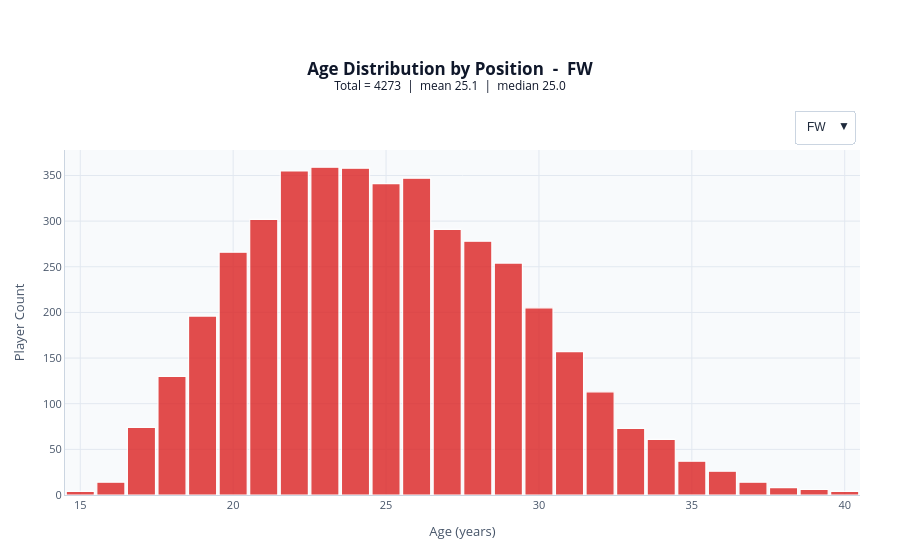

The notebook cell this image was saved under:
### Markdown cell above
#### 4.1.1 Age Distribution by Position

### Code cell
# data setup
positions = ['FW', 'MF', 'DF', 'GK']

POSITION_COLORS = {
    "FW": "#DC2626",   # red
    "MF": "#16A34A",   # green
    "DF": "#2563EB",   # blue
    "GK": "#CA8A04",   # amber
}
DEFAULT_COLOR = "#9333EA"

# build figure
fig = go.Figure()

all_stats = {}

for pi, pos in enumerate(positions):
    sub = df_original[df_original['pos'] == pos]['age']
    mu  = round(sub.mean(), 1)   if len(sub) else 0
    med = round(sub.median(), 1) if len(sub) else 0
    all_stats[pos] = {"mean": mu, "median": med, "n": len(sub)}
    color = POSITION_COLORS.get(pos, DEFAULT_COLOR)

    # histogram
    fig.add_trace(go.Histogram(
        x=sub,
        name=pos,
        visible=(pi == 0),
        marker=dict(
            color=color,
            opacity=0.82,
            line=dict(color="white", width=1.2),
        ),
        xbins={'size': 1},
        hovertemplate="Age: <b>%{x}</b><br>Players: <b>%{y}</b><extra></extra>",
    ))

    # mean line
    # fig.add_trace(go.Scatter(
    #     x=[mu, mu],
    #     y=[0, 9999],
    #     mode="lines",
    #     visible=(pi == 0),
    #     line=dict(color=color, dash="dash", width=2),
    #     showlegend=False,
    #     hovertemplate=f"Mean age: <b>{mu}</b><extra></extra>",
    # ))

# visibility helper
def vis(pi):
    v = [False] * len(fig.data)
    v[pi] = True
    return v

# dropdown buttons
buttons = []
for pi, pos in enumerate(positions):
    st = all_stats[pos]
    title = (
        f"<b>Age Distribution by Position  -  {pos}</b><br>"
        f"<sup>Total = {st['n']}  |  mean {st['mean']}  |  median {st['median']}</sup>"
    )
    buttons.append(dict(
        label=pos,
        method="update",
        args=[{"visible": vis(pi)}, {"title.text": title}],
    ))

# initial title
st0 = all_stats[positions[0]]
init_title = (
    f"<b>Age Distribution by Position  -  {positions[0]}</b><br>"
    f"<sup>Total = {st0['n']}  |  mean {st0['mean']}  |  median {st0['median']}</sup>"
)

# layout
fig.update_layout(
    template="plotly_white",
    paper_bgcolor="white",
    plot_bgcolor="#F8FAFC",

    title=dict(
        text=init_title,
        x=0.5,
        xanchor="center",
        font=dict(size=17, color="#0F172A"),
    ),

    xaxis=dict(
        title=dict(text="Age (years)", font=dict(size=13, color="#475569")),
        gridcolor="#E2E8F0",
        tickfont=dict(color="#475569", size=11),
        zeroline=False,
        showline=True,
        linecolor="#CBD5E1",
    ),
    yaxis=dict(
        title=dict(text="Player Count", font=dict(size=13, color="#475569")),
        gridcolor="#E2E8F0",
        tickfont=dict(color="#475569", size=11),
        zeroline=False,
        showline=True,
        linecolor="#CBD5E1",
    ),

    updatemenus=[dict(
        direction="down",
        showactive=True,
        bgcolor="white",
        bordercolor="#CBD5E1",
        borderwidth=1,
        font=dict(color="#1E293B", size=12, family="Arial"),
        buttons=buttons,
        pad={"r": 10, "t": 10},
        x=0.917, xanchor="left",
        y=1.145, yanchor="top",
    )],

    hovermode="x unified",
    hoverlabel=dict(
        bgcolor="white",
        bordercolor="#CBD5E1",
        font_size=12,
        font_color="#0F172A",
        font_family="Arial",
    ),
    bargap=0.08,
    height=560,
    margin=dict(t=150, l=65, r=40, b=65),
    showlegend=False,
)

fig.show()

### Figure 1 — Plotly figure (JSON) as saved in the notebook; plotly's stock layout.template omitted (floating-point values rounded to 4 significant figures; data arrays with more than 128 entries replaced by an {"elided": "..."} marker saying what was removed)
{"data": [{"hovertemplate": "Age: <b>%{x}</b><br>Players: <b>%{y}</b><extra></extra>", "marker": {"color": "#DC2626", "line": {"color": "white", "width": 1.2}, "opacity": 0.82}, "name": "FW", "type": "histogram", "visible": true, "x": {"elided": "4273 int values"}, "xbins": {"size": 1}}, {"hovertemplate": "Age: <b>%{x}</b><br>Players: <b>%{y}</b><extra></extra>", "marker": {"color": "#16A34A", "line": {"color": "white", "width": 1.2}, "opacity": 0.82}, "name": "MF", "type": "histogram", "visible": false, "x": {"elided": "5906 int values"}, "xbins": {"size": 1}}, {"hovertemplate": "Age: <b>%{x}</b><br>Players: <b>%{y}</b><extra></extra>", "marker": {"color": "#2563EB", "line": {"color": "white", "width": 1.2}, "opacity": 0.82}, "name": "DF", "type": "histogram", "visible": false, "x": {"elided": "6686 int values"}, "xbins": {"size": 1}}, {"hovertemplate": "Age: <b>%{x}</b><br>Players: <b>%{y}</b><extra></extra>", "marker": {"color": "#CA8A04", "line": {"color": "white", "width": 1.2}, "opacity": 0.82}, "name": "GK", "type": "histogram", "visible": false, "x": {"elided": "1378 int values"}, "xbins": {"size": 1}}], "layout": {"bargap": 0.08, "height": 560, "hoverlabel": {"bgcolor": "white", "bordercolor": "#CBD5E1", "font": {"color": "#0F172A", "family": "Arial", "size": 12}}, "hovermode": "x unified", "margin": {"b": 65, "l": 65, "r": 40, "t": 150}, "paper_bgcolor": "white", "plot_bgcolor": "#F8FAFC", "showlegend": false, "title": {"font": {"color": "#0F172A", "size": 17}, "text": "<b>Age Distribution by Position  -  FW</b><br><sup>Total = 4273  |  mean 25.1  |  median 25.0</sup>", "x": 0.5, "xanchor": "center"}, "updatemenus": [{"bgcolor": "white", "bordercolor": "#CBD5E1", "borderwidth": 1, "buttons": [{"args": [{"visible": [true, false, false, false]}, {"title.text": "<b>Age Distribution by Position  -  FW</b><br><sup>Total = 4273  |  mean 25.1  |  median 25.0</sup>"}], "label": "FW", "method": "update"}, {"args": [{"visible": [false, true, false, false]}, {"title.text": "<b>Age Distribution by Position  -  MF</b><br><sup>Total = 5906  |  mean 25.1  |  median 25.0</sup>"}], "label": "MF", "method": "update"}, {"args": [{"visible": [false, false, true, false]}, {"title.text": "<b>Age Distribution by Position  -  DF</b><br><sup>Total = 6686  |  mean 25.6  |  median 25.0</sup>"}], "label": "DF", "method": "update"}, {"args": [{"visible": [false, false, false, true]}, {"title.text": "<b>Age Distribution by Position  -  GK</b><br><sup>Total = 1378  |  mean 28.1  |  median 28.0</sup>"}], "label": "GK", "method": "update"}], "direction": "down", "font": {"color": "#1E293B", "family": "Arial", "size": 12}, "pad": {"r": 10, "t": 10}, "showactive": true, "x": 0.917, "xanchor": "left", "y": 1.145, "yanchor": "top"}], "xaxis": {"gridcolor": "#E2E8F0", "linecolor": "#CBD5E1", "showline": true, "tickfont": {"color": "#475569", "size": 11}, "title": {"font": {"color": "#475569", "size": 13}, "text": "Age (years)"}, "zeroline": false}, "yaxis": {"gridcolor": "#E2E8F0", "linecolor": "#CBD5E1", "showline": true, "tickfont": {"color": "#475569", "size": 11}, "title": {"font": {"color": "#475569", "size": 13}, "text": "Player Count"}, "zeroline": false}}}
